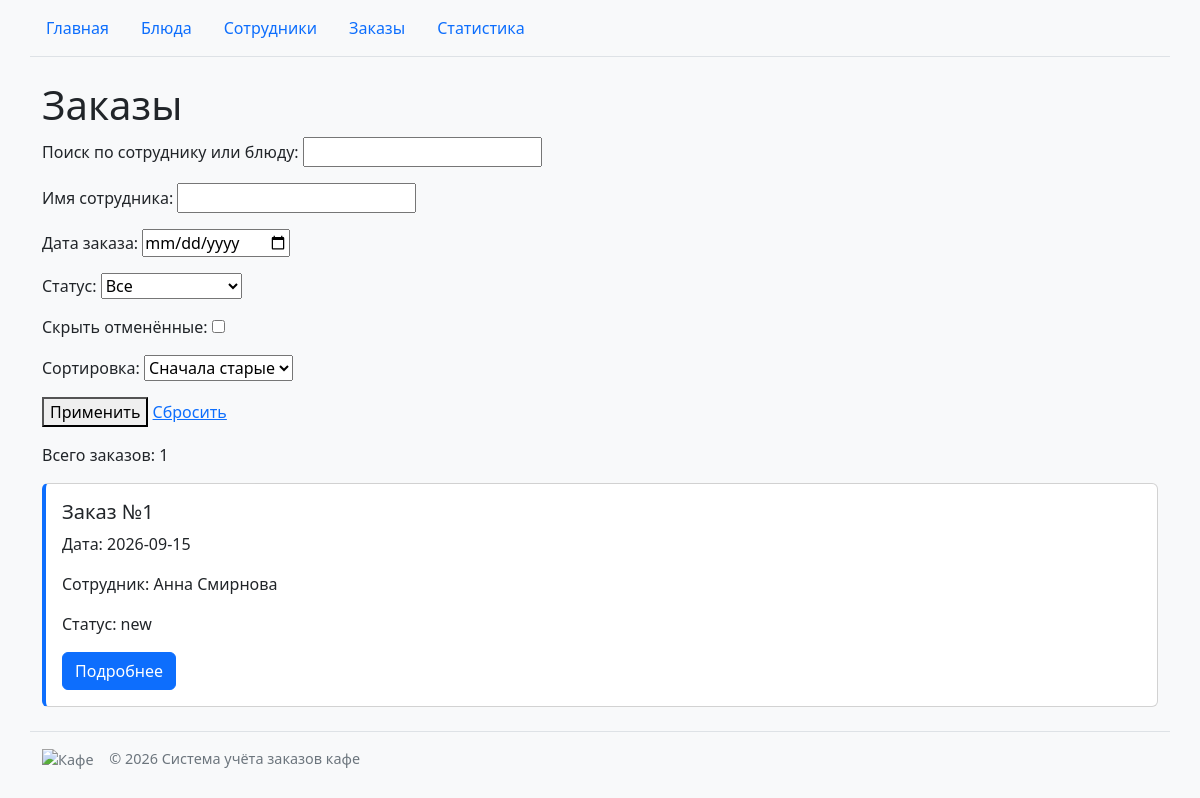
/orders/, run on an earlier commit of the app's database.
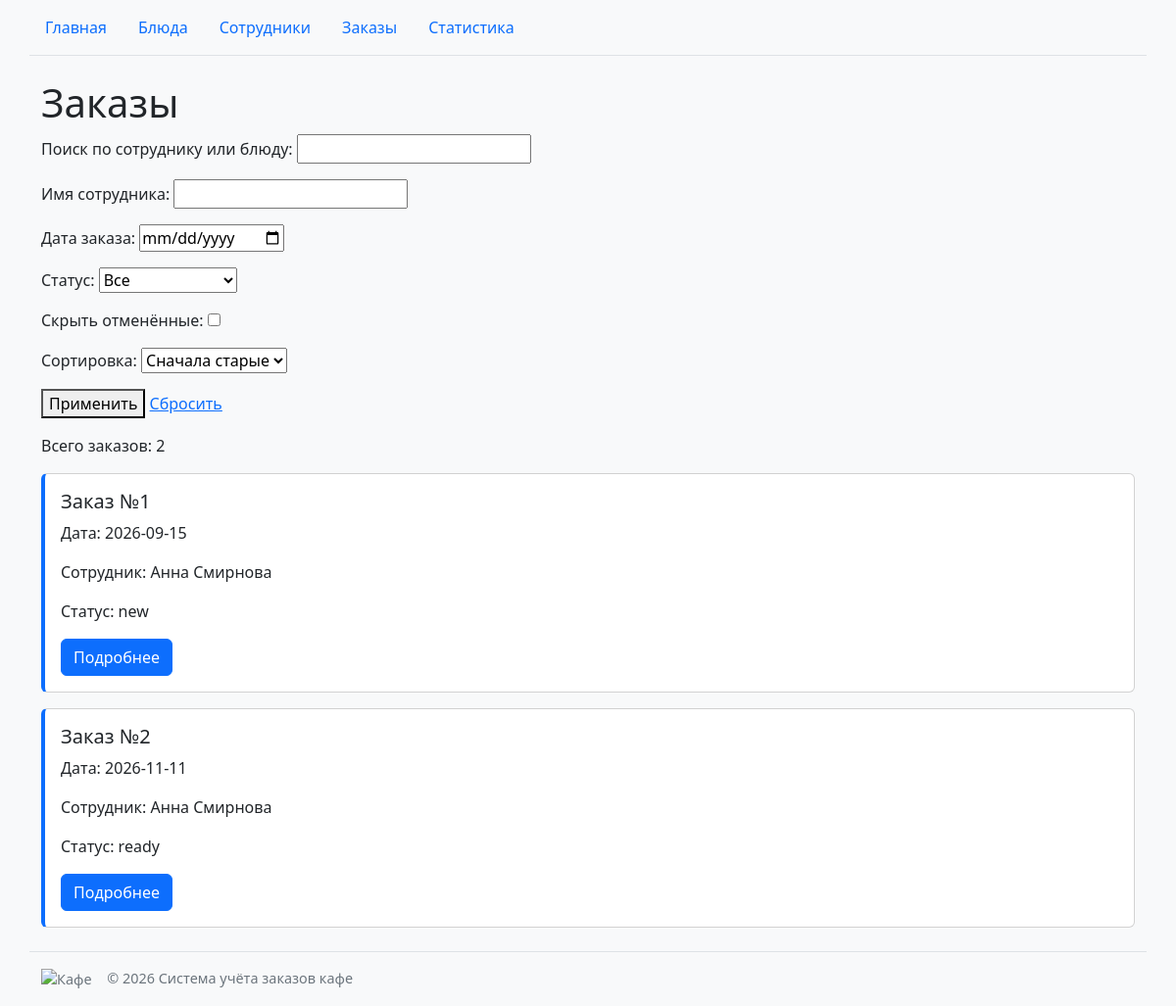
And on a later commit of the database.
### orders/models.py (models this page shows, shortened)
class Order(models.Model):
    Status = OrderStatus
    objects = OrderQuerySet.as_manager()
    employee = models.ForeignKey(
        "employees.Employee",
        on_delete=models.PROTECT,
        related_name="orders",
        verbose_name="Сотрудник",
    )
    order_date = models.DateField("Дата заказа")
    status = models.CharField(
        "Статус", max_length=20, choices=Status.choices, default=Status.NEW
    )
    class Meta:
        verbose_name = "Заказ"
        verbose_name_plural = "Заказы"

### orders/views.py (the view)
# urls.py: path("orders/", include("orders.urls")),
def orders(request):
    filters = params = request.GET.copy()
    params.setdefault("sort", "oldest")
    filters = OrderFilterForm(params)
    filters.is_valid()
    data = filters.cleaned_data
    sort = data.get("sort") or "oldest"
    orders_list = Order.objects.all()
    if data.get("status"):
        orders_list = orders_list.filter(status=data["status"])
    if data.get("employee"):
        orders_list = orders_list.filter(employee__name__icontains=data["employee"])
    if data.get("date"):
        orders_list = orders_list.for_date(data["date"])
    if data.get("q"):
        search = data["q"]
        orders_list = orders_list.filter(
            Q(employee__name__icontains=search) | Q(items__dish__name__icontains=search)
        ).distinct()
    if data.get("hide_cancelled"):
        orders_list = orders_list.without_cancelled()
    orders_list = (
        orders_list.annotate(employee_name=F("employee__name"))
        .values("id", "order_date", "employee_name", "status")
        .order_by(*SORT_OPTIONS[sort])
    )
    paginator = Paginator(orders_list, 10)
    page = paginator.get_page(request.GET.get("page"))
    context = {
        "page": page,
        "filters": filters,
    }
    return render(request, "orders/order_list.html", context)

### orders/forms.py
class OrderFilterForm(forms.Form):
    q = forms.CharField(label="Поиск по сотруднику или блюду", required=False)
    employee = forms.CharField(label="Имя сотрудника", required=False)
    date = forms.DateField(
        label="Дата заказа",
        required=False,
        input_formats=["%Y-%m-%d"],
        widget=forms.DateInput(attrs={"type": "date"}, format="%Y-%m-%d"),
    )
    status = forms.ChoiceField(
        label="Статус", choices=[("", "Все"), *Order.Status.choices], required=False
    )
    hide_cancelled = forms.BooleanField(label="Скрыть отменённые", required=False)
    sort = forms.ChoiceField(label="Сортировка", choices=SORT_LABELS, required=False)

### cafe/context_processors.py (called while the page is built)
def cafe_info(request):
    return {"cafe_name": "Система учёта заказов кафе"}

### orders/templates/orders/order_list.html (shortened to what this page needs)
{% extends "base.html" %}
{% block content %}
<h1>Заказы</h1>
<form method="get" class="mb-3">
    {{ filters.as_p }}
    <button type="submit">Применить</button>
    <a href="{% url 'orders:list' %}">Сбросить</a>
</form>
<p>Всего заказов: {{ page.paginator.count }}</p>
{% for order in page %}
    {% include "orders/includes/order_card.html" %}
{% empty %}
    <p>Заказы не найдены.</p>
{% endfor %}
{% endblock %}

### orders/templates/orders/includes/order_card.html
<div class="card order-card mb-3">
    <div class="card-body">
        <h5 class="card-title">Заказ №{{ order.id }}</h5>
        <p class="card-text">Дата: {{ order.order_date|date:"Y-m-d" }}</p>
        <p class="card-text">Сотрудник: {{ order.employee_name }}</p>
        <p class="card-text">Статус: {{ order.status }}</p>
        <a href="{% url 'orders:detail' order.id %}" class="btn btn-primary">Подробнее</a>
    </div>
</div>

What changed in the data, as far as the page shows it:
added Order: id "2", order_date "2026-11-11", employee_name "Анна Смирнова", status "ready"
Also different on the page:
{{ page.paginator.count }}: "1" → "2"
